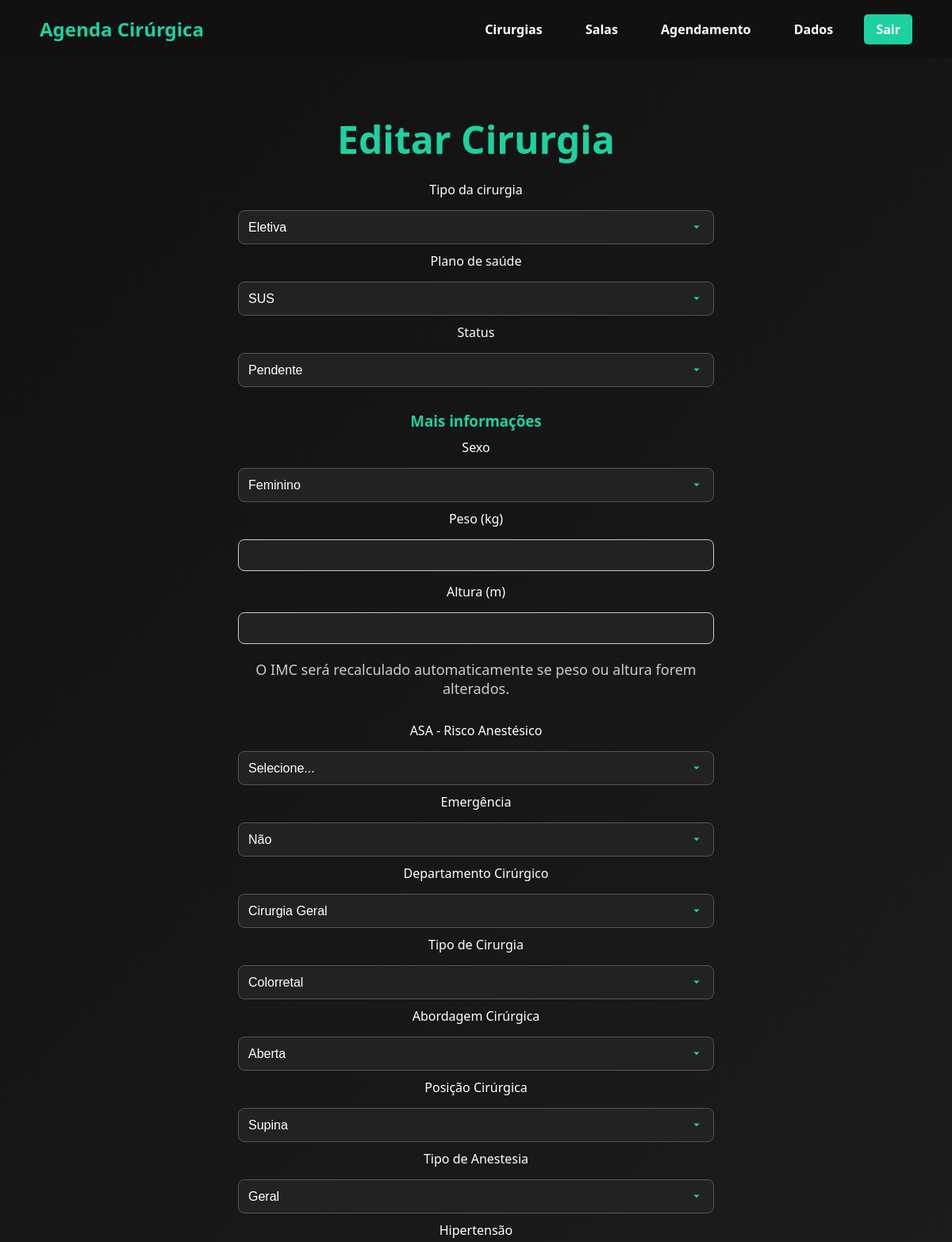
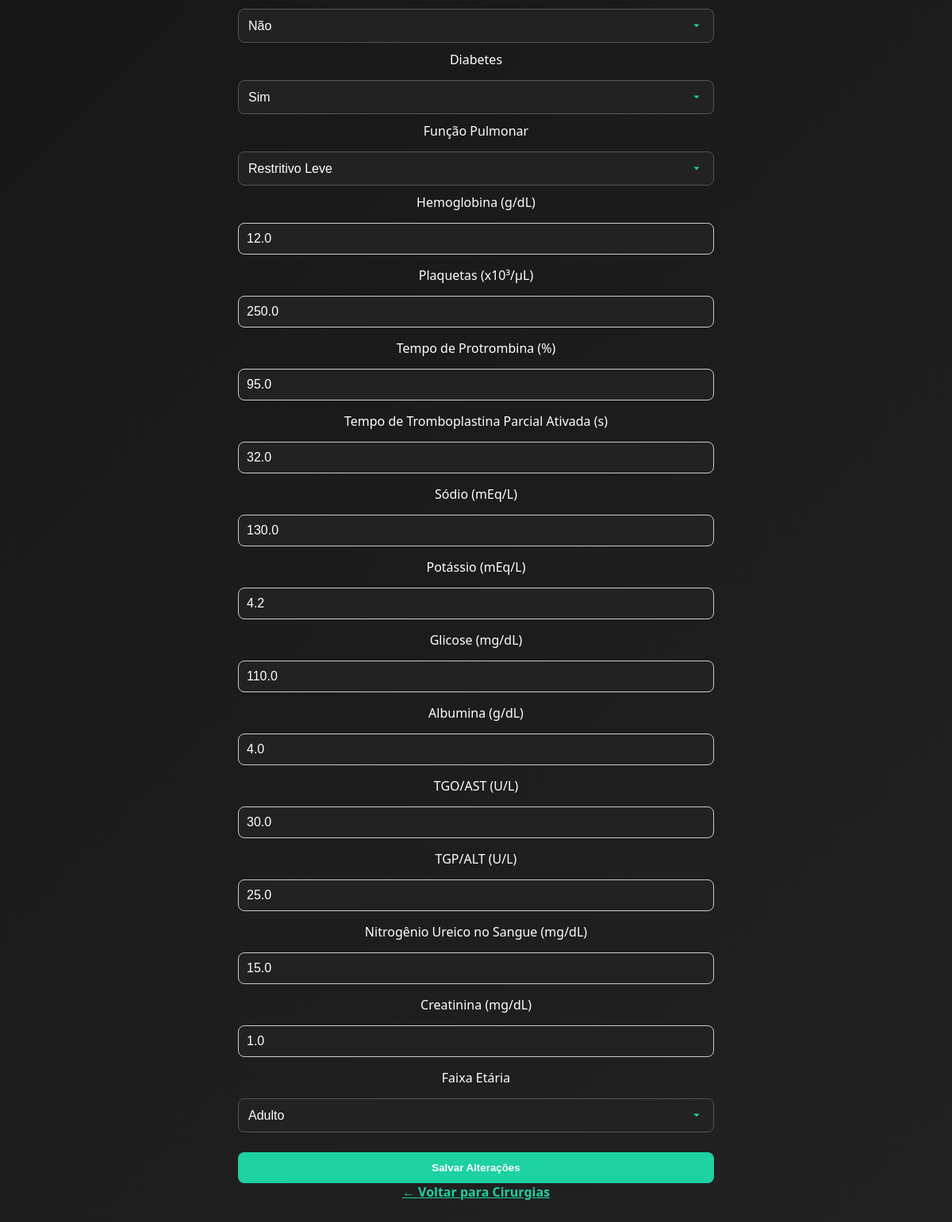
Page /cirurgias/editar/9 (signed in) on the committed database (2 pictures, top to bottom).
### tables this page shows
CREATE TABLE cirurgias (
    id INTEGER PRIMARY KEY AUTOINCREMENT,
    usuario_id INTEGER NOT NULL,
    tipo TEXT NOT NULL,
    plano TEXT NOT NULL,
    duracao_prevista INTEGER,
    duracao_real INTEGER,
    status TEXT DEFAULT 'pendente',
    FOREIGN KEY (usuario_id) REFERENCES usuarios(id)
);

CREATE TABLE cirurgia_caracteristicas (
    id INTEGER PRIMARY KEY AUTOINCREMENT,
    cirurgia_id INTEGER NOT NULL,
    opdur INTEGER,
    sex TEXT,
    bmi REAL,
    asa REAL,
    emop TEXT,
    department TEXT,
    optype TEXT,
    approach TEXT,
    position TEXT,
    ane_type TEXT,
    preop_htn TEXT,
    preop_dm TEXT,
    preop_pft TEXT,
    preop_hb REAL,
    preop_plt REAL,
    preop_pt REAL,
    preop_aptt REAL,
    preop_na REAL,
    preop_k REAL,
    preop_glucose REAL,
    preop_alb REAL,
    preop_got REAL,
    preop_gpt REAL,
    preop_bun REAL,
    preop_cr REAL,
    faixa_etaria TEXT,
    FOREIGN KEY (cirurgia_id) REFERENCES cirurgias(id)
);

### routes/cirurgia.py (the view, shortened to what this page needs)
@bp_cirurgia.route("/cirurgias/editar/<int:id>", methods=["GET", "POST"])
def editar_cirurgia(id):
    if "usuario_id" not in session:
        return redirect(url_for("usuario.pagina_login"))
    cirurgia = Cirurgia.buscar_por_id(id)
    if not cirurgia or cirurgia.usuario_id != session["usuario_id"]:
        return redirect(url_for("cirurgia.listar_cirurgias_usuario"))
    conn = sqlite3.connect(db_path)
    conn.row_factory = sqlite3.Row
    cursor = conn.cursor()
    cursor.execute("SELECT * FROM cirurgia_caracteristicas WHERE cirurgia_id = ?", (id,))
    caracteristicas_row = cursor.fetchone()
    conn.close()
    return render_template("editar_cirurgia.html", cirurgia=cirurgia, caracteristicas=caracteristicas_row)

### models/cirurgia.py (called while the page is built)
    @staticmethod
    def buscar_por_id(cirurgia_id):
        conn = sqlite3.connect(DB_PATH)
        cursor = conn.cursor()
        cursor.execute("SELECT usuario_id, tipo, plano, duracao_prevista, duracao_real, status FROM cirurgias WHERE id=?", (cirurgia_id,))
        row = cursor.fetchone()
        conn.close()
        if row:
            return Cirurgia(row[0], row[1], row[2], row[3], row[4], row[5], id=cirurgia_id)
        return None

### templates/editar_cirurgia.html (shortened to what this page needs)
<!DOCTYPE html>
<html lang="pt-BR">
<head>
    <link rel="stylesheet" href="{{ url_for('static', filename='style.css') }}">
</head>
<body>
<nav class="navbar">
    <div class="logo">
        <a href="{{ url_for('usuario.home') }}" class="logo-link">Agenda Cirúrgica</a>
    </div>
    <div class="nav-links">
        <a href="{{ url_for('cirurgia.listar_cirurgias_usuario') }}">Cirurgias</a>
        <a href="#">Salas</a>
        <a href="#">Agendamento</a>
        <a href="#">Dados</a>
        <a href="{{ url_for('usuario.logout') }}" class="btn-primary">Sair</a>
    </div>
</nav>
<section class="hero">
    <div class="hero-content">
        <h1>Editar Cirurgia</h1>
        <form action="{{ url_for('cirurgia.editar_cirurgia', id=cirurgia.id) }}" method="POST" class="formulario" style="max-width: 600px; margin: 0 auto;">
            <label for="tipo">Tipo da cirurgia</label>
            <select name="tipo" id="tipo" required>
                <option value="Eletiva" {% if cirurgia.tipo == 'Eletiva' %}selected{% endif %}>Eletiva</option>
            </select>
            <label for="plano">Plano de saúde</label>
            <select name="plano" id="plano" required>
                <option value="SUS" {% if cirurgia.plano == 'SUS' %}selected{% endif %}>SUS</option>
            </select>
            <label for="status">Status</label>
            <select name="status" id="status" required>
                {% for s in ["Pendente","Agendada","Realizada"] %}
                <option value="{{ s }}" {% if cirurgia.status == s %}selected{% endif %}>{{ s }}</option>
                {% endfor %}
            </select>
            <div class="extra-info" id="extraInfo">
                <h3>Mais informações</h3>
                <label for="sex">Sexo</label>
                <select name="sex" id="sex">
                    <option value="F" {% if caracteristicas and caracteristicas['sex'] == 'F' %}selected{% endif %}>Feminino</option>
                </select>
                <label for="peso">Peso (kg)</label>
                <input type="number" step="0.1" name="peso" id="peso" value="{{ caracteristicas['peso'] if caracteristicas else '' }}">
                <label for="altura">Altura (m)</label>
                <input type="number" step="0.01" name="altura" id="altura" value="{{ caracteristicas['altura'] if caracteristicas else '' }}">
                <p class="info-text">O IMC será recalculado automaticamente se peso ou altura forem alterados.</p>
                <label for="asa">ASA - Risco Anestésico</label>
                <select name="asa" id="asa">
                    <option value="">Selecione...</option>
                </select>
                <label for="emop">Emergência</label>
                <select name="emop" id="emop">
                    <option value="N" {% if caracteristicas and caracteristicas['emop'] == 'N' %}selected{% endif %}>Não</option>
                </select>
                <label for="department">Departamento Cirúrgico</label>
                <select name="department" id="department">
                    {% for dept, label in [("General surgery","Cirurgia Geral"),("Thoracic surgery","Cirurgia Torácica"),("Gynecology","Ginecologia"),("Urology","Urologia")] %}
                    <option value="{{ dept }}" {% if caracteristicas and caracteristicas['department'] == dept %}selected{% endif %}>{{ label }}</option>
                    {% endfor %}
                </select>
                <label for="optype">Tipo de Cirurgia</label>
                <select name="optype" id="optype">
                    {% for val,label in [("Colorectal","Colorretal"),("Biliary/Pancreas","Biliar/Pâncreas"),("Stomach","Estômago"),("Major resection","Ressecção Maior"),("Minor resection","Ressecção Menor"),("Breast","Mama"),("Transplantation","Transplante"),("Vascular","Vascular"),("Hepatic","Hepática"),("Thyroid","Tireoide"),("Others","Outros")] %}
                    <option value="{{ val }}" {% if caracteristicas and caracteristicas['optype'] == val %}selected{% endif %}>{{ label }}</option>
                    {% endfor %}
                </select>
                <label for="approach">Abordagem Cirúrgica</label>
                <select name="approach" id="approach">
                    {% for val,label in [("Open","Aberta"),("Videoscopic","Vídeoscópica"),("Robotic","Robótica")] %}
                    <option value="{{ val }}" {% if caracteristicas and caracteristicas['approach'] == val %}selected{% endif %}>{{ label }}</option>
                    {% endfor %}
                </select>
                <label for="position">Posição Cirúrgica</label>
                <select name="position" id="position">
                    {% for val,label in [("Supine","Supina"),("Lithotomy","Litotomia"),("Left lateral decubitus","Decúbito lateral esquerdo"),("Right lateral decubitus","Decúbito lateral direito"),("Prone","Prona"),("Trendelenburg","Trendelenburg"),("Sitting","Sentada")] %}
                    <option value="{{ val }}" {% if caracteristicas and caracteristicas['position'] == val %}selected{% endif %}>{{ label }}</option>
                    {% endfor %}
                </select>
                <label for="ane_type">Tipo de Anestesia</label>
                <select name="ane_type" id="ane_type">
                    {% for val,label in [("General","Geral"),("Spinal","Raquidiana"),("Sedation/Analgesia","Sedação/Analgesia")] %}
                    <option value="{{ val }}" {% if caracteristicas and caracteristicas['ane_type'] == val %}selected{% endif %}>{{ label }}</option>
                    {% endfor %}
                </select>
                <label for="preop_htn">Hipertensão</label>
                <select name="preop_htn" id="preop_htn">
                    {% for val,label in [("Y","Sim"),("N","Não")] %}
                        <option value="{{ val }}" {% if caracteristicas and caracteristicas['preop_htn'] == val %}selected{% endif %}>{{ label }}</option>
                    {% endfor %}
                </select>
                <label for="preop_dm">Diabetes</label>
                <select name="preop_dm" id="preop_dm">
                    {% for val,label in [("Y","Sim"),("N","Não")] %}
                        <option value="{{ val }}" {% if caracteristicas and caracteristicas['preop_dm'] == val %}selected{% endif %}>{{ label }}</option>
                    {% endfor %}
                </select>
                <label for="preop_pft">Função Pulmonar</label>
                <select name="preop_pft" id="preop_pft">
                        {% for val,label in [
                            ("Normal","Normal"),("Mild obstructive","Obstrutivo Leve"),("Mild restrictive","Restritivo Leve"),
                            ("Moderate/Severe obstructive","Obstrutivo Moderado/Grave"),("Mixed or pure obstructive","Misto ou Obstrutivo Puro"),
                            ("Moderate/Severe restrictive","Restritivo Moderado/Grave")
                        ] %}
                        <option value="{{ val }}" {% if caracteristicas and caracteristicas['preop_pft'] == val %}selected{% endif %}>{{ label }}</option>
                        {% endfor %}
                </select>
                {% for campo, placeholder, step in [
                    ('preop_hb','Ex: 12.8','0.1'),
                    ('preop_plt','Ex: 241',None),
                    ('preop_pt','Ex: 100',None),
                    ('preop_aptt','Ex: 32.7','0.1'),
                    ('preop_na','Ex: 140',None),
                    ('preop_k','Ex: 4.2','0.1'),
                    ('preop_glucose','Ex: 115',None),
                    ('preop_alb','Ex: 4.0','0.1'),
                    ('preop_got','Ex: 30',None),
                    ('preop_gpt','Ex: 29',None),
                    ('preop_bun','Ex: 16',None),
                    ('preop_cr','Ex: 1.08','0.01')
                ] %}
                <label for="{{ campo }}">{{ labels[campo] }}</label>
                <input type="number" name="{{ campo }}" id="{{ campo }}" placeholder="{{ placeholder }}" {% if step %} step="{{ step }}" {% endif %} value="{{ caracteristicas[campo] if caracteristicas else '' }}">
                <label for="faixa_etaria">Faixa Etária</label>
                <select name="faixa_etaria" id="faixa_etaria">
                    {% for val in ['Jovem','Adulto','Meia-idade','Idoso'] %}
                    <option value="{{ val }}" {% if caracteristicas and caracteristicas['faixa_etaria'] == val %}selected{% endif %}>{{ val }}</option>
                    {% endfor %}
                </select>
            </div>
            <button type="submit" class="btn-primary">Salvar Alterações</button>
        </form>
        <a href="{{ url_for('cirurgia.listar_cirurgias_usuario') }}" class="btn-link">← Voltar para Cirurgias</a>
    </div>
</section>
</body>
</html>

### static/style.css (style rules this page uses)
body, html { margin: 0; padding: 0; font-family: 'Segoe UI', Tahoma, Geneva, Verdana, sans-serif; height: 100%; }
.navbar { display: flex; justify-content: space-between; align-items: center; padding: 20px 50px; background-color: #111; color: white; }
.navbar .logo { font-size: 24px; font-weight: bold; color: #1dd1a1; }
.navbar .nav-links a { color: white; margin-left: 20px; text-decoration: none; font-weight: bold; padding: 8px 15px; border-radius: 5px; transition: 0.3s; }
.navbar .nav-links .btn-primary { background-color: #1dd1a1; }
.hero { display: flex; flex-direction: column; justify-content: flex-start; align-items: center; padding: 30px 50px; min-height: calc(100vh - 80px); background: linear-gradient(135deg, #111, #222); color: white; text-align: center; }
.hero-content h1 { font-size: 48px; margin-bottom: 20px; color: #1dd1a1; }
.hero-content p { font-size: 18px; margin-bottom: 30px; color: #ccc; }
.formulario input, .formulario select { width: 100%; margin: 10px 0; padding: 12px; border-radius: 8px; border: 1px solid #555; font-size: 16px; background-color: #222; color: white; transition: border-color 0.3s, box-shadow 0.3s; box-sizing: border-box; }
.formulario select { padding-right: 40px; appearance: none; -webkit-appearance: none; -moz-appearance: none; }
.formulario select { background-repeat: no-repeat; background-position: right 12px center; background-size: 18px; cursor: pointer; }
.formulario input::placeholder { color: #888; opacity: 1; }
.formulario button { width: 100%; padding: 12px; margin-top: 15px; border: none; border-radius: 8px; background-color: #1dd1a1; color: white; font-weight: bold; cursor: pointer; transition: 0.3s; }
.logo-link { text-decoration: none; color: #1dd1a1; font-weight: bold; }
.btn-link { display: inline-block; color: #1dd1a1; text-decoration: underline; font-weight: bold; margin-bottom: 20px; transition: 0.3s; }

### templates/editar_cirurgia.html (style rules this page uses)
.extra-info { display: block; margin-top: 20px; animation: fadeIn 0.4s ease; }
select, input[type="text"], input[type="number"] { width: 100%; padding: 10px; margin-bottom: 15px; border-radius: 8px; border: 1px solid #ccc; background: #222; color: white; }
label { display: block; margin-bottom: 5px; font-weight: 500; }
h3 { margin-bottom: 10px; color: #1dd1a1; }
.info-text { font-size: 0.9rem; color: #aaa; margin-top: 5px; }

### rows in the picture
cirurgias: tipo "Eletiva", plano "SUS", status "Pendente"
cirurgia_caracteristicas: sex "Feminino", emop "Não", department "Cirurgia Geral", optype "Colorretal", approach "Aberta", position "Supina", ane_type "Geral", preop_htn "Não", preop_dm "Sim", preop_pft "Restritivo Leve", preop_hb "12.0" "250.0" "95.0" "32.0" "130.0" "4.2" "110.0" "4.0" "30.0" "25.0" "15.0" "1.0", faixa_etaria "Adulto"

### other values in the picture
{{ labels[campo] }} "Hemoglobina (g/dL)" "Plaquetas (x10³/μL)" "Tempo de Protrombina (%)" "Tempo de Tromboplastina Parcial Ativada (s)" "Sódio (mEq/L)" "Potássio (mEq/L)" "Glicose (mg/dL)" "Albumina (g/dL)" "TGO/AST (U/L)" "TGP/ALT (U/L)" "Nitrogênio Ureico no Sangue (mg/dL)" "Creatinina (mg/dL)"
